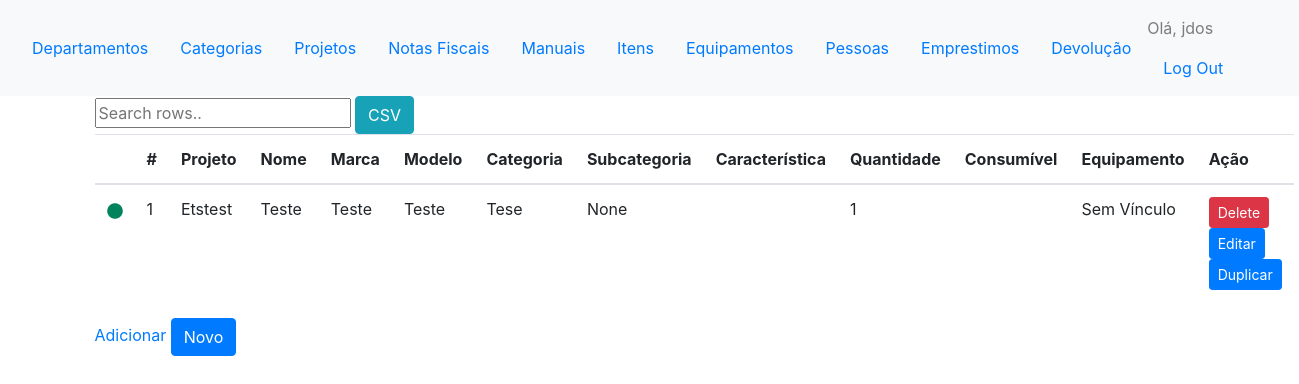
/controle/itens/ (signed in), run on an earlier commit of the app's database.
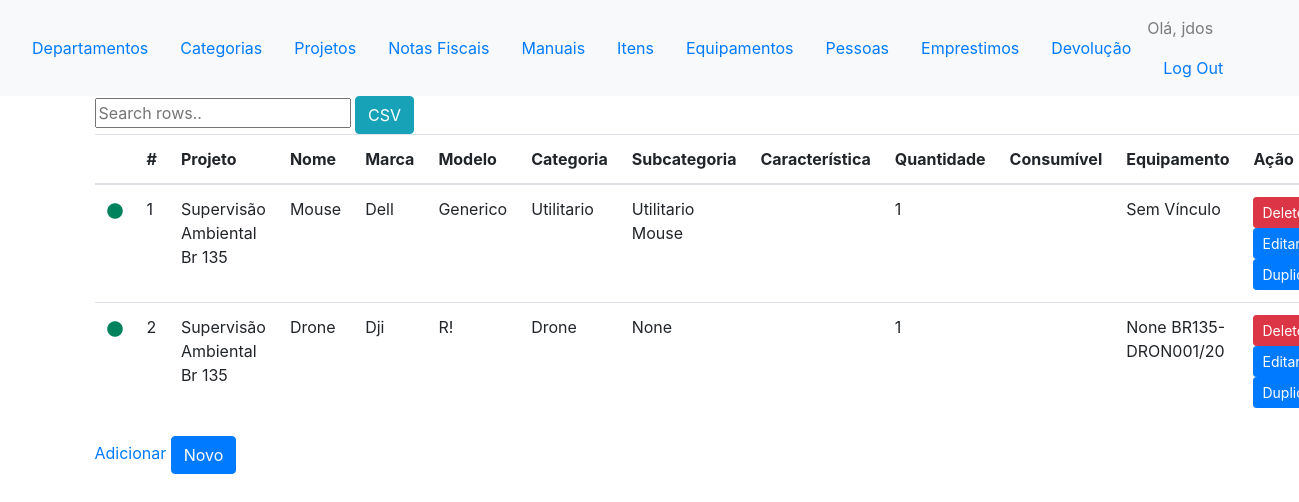
And on a later commit of the database.
### controles/models.py (models this page shows, shortened)
class Item(models.Model):
    id_item = models.AutoField(primary_key=True)
    nome = models.CharField(max_length=50)
    caracteristica = models.TextField(max_length=200, blank=True, null=True)
    marca = models.CharField(max_length=30) #nova identidade
    modelo = models.CharField(max_length=30) #nova identidade
    categoria = models.ForeignKey(Categoria, on_delete=models.PROTECT)
    subcategoria = models.ForeignKey(Subcategoria, on_delete=models.PROTECT, blank=True, null=True)
    projeto = models.ForeignKey('comuns.Projeto', on_delete=models.PROTECT)
    valor = models.DecimalField(max_digits=8, decimal_places=2, blank=True, null = True)
    local = models.CharField(max_length=50, null = True, blank=True) #nova identidade
    id_departamento = models.ForeignKey('comuns.Departamento', on_delete=models.PROTECT, blank=True, null = True)
    id_notafiscal = models.ForeignKey(NotaFiscal, on_delete=models.PROTECT, blank=True, null = True)
    status_disponivel = models.BooleanField(default=True)
    status_manutencao = models.BooleanField(default=False)
    status_emprestado = models.BooleanField(default=False)
    tipo_consumivel = models.BooleanField(default=False)
    quantidade = models.IntegerField(validators=[MinValueValidator(0), MaxValueValidator(999999)], default = 1)
    validade = models.DateField(null= True, blank=True)
    id_equipamento_pertencente = models.ForeignKey('self', null=True, blank=True ,related_name='item', on_delete=models.CASCADE)
    ano = models.PositiveIntegerField(
        default=current_year(), validators=[MinValueValidator(2009), max_value_current_year])
    class Meta:
        verbose_name_plural = 'Itens'

class Categoria(models.Model):
    nome = models.CharField(max_length=40)
    abreviacao = models.CharField(max_length=4)
    def __str__(self):
        return self.nome

class Subcategoria(models.Model):
    nome = models.CharField(max_length=40)
    categoria = models.ForeignKey(Categoria, null=True, blank=True, on_delete=models.CASCADE)
    def __str__(self):
        return self.categoria.nome + " " + self.nome

class Equipamento(models.Model):
    id_item = models.OneToOneField(Item, primary_key = True, on_delete=models.PROTECT)
    patrimonio_itti = models.CharField(max_length=30, unique=True, blank=True, null= True, default='')
    patrimonio_ufpr = models.IntegerField(validators=[MinValueValidator(0), MaxValueValidator(999999)] ,unique=True, null= True, blank=True)
    id_manual = models.ForeignKey(Manual, on_delete=models.SET_NULL, blank=True, null = True)
    def __str__(self):
        return str(self.patrimonio_ufpr) + ' ' + str(self.patrimonio_itti)

### comuns/models.py (models this page shows, shortened)
class Projeto(models.Model):
    nome = models.CharField(max_length=30)
    acronimo = models.CharField(max_length=5)

### controles/views.py (the view)
@login_required
def itens(request):
	itens = Item.objects.all().order_by('id_item')
	equipamentos = {equipamento.id_item.id_item:equipamento for equipamento in Equipamento.objects.all()}
	print(equipamentos)
	context = {'itens': itens,'equipamentos':equipamentos}
	return render(request, 'controles/itens.html', context)

### controles/templatetags/custom_filter.py (called while the page is built)
@register.filter(name = 'status')
def status(value): # Only one argument.
    if value:
    	path = os.path.join(settings.MEDIA_URL,"img/verde.png" )
    	return path
    else:
    	path = os.path.join(settings.MEDIA_URL,"img/preto.png" )
    	return path

@register.filter
def get_item(dictionary, key):
    return dictionary.get(key)

### controles/templates/controles/itens.html (shortened to what this page needs)
{% extends "controles/base.html" %}
{% load custom_filter %}
{% load static %}
{% block content %}
<input type="text" id="myInput" onkeyup="searchTable('example','myInput');" placeholder="Search rows.." title="Type in a name">
<button class="export btn btn-info" onclick="exportTableToCSV($('#example'),'export.csv');">CSV</button>
<table id ="myTable"  class="table" >
  <thead>
    <th>
    </th>
    <th onclick="sortTable(1)">
      #
    </th>
    <th>
      Projeto
    </th>
    <th>
      Nome
    </th>
    <th>
    	Marca
    </th>
    <th onclick="sortTable(5)">
      Modelo
    </th>
    <th>
      Categoria
    </th>
    <th>
      Subcategoria
    </th>
    <th>
      Característica
    </th>
    <th>
      Quantidade
    </th>
    <th>
    	Consumível
    </th>
    <th>
    	Equipamento
    </th>
    <th>
      Ação
    </th>
  </thead>
  <tbody>
  {% for item in itens %}
    <tr scope="row">
      <td><img  src="{{ item.status_disponivel | status }}" class="img_status" alt="status"></td>
      <td>{{ item.id_item }}</td>
      <td>{{ item.projeto.nome | title }}</td>
      <td>{{item.nome | title}}</td>
      <td>{{item.marca | title}}</td>
      <td>{{item.modelo | title}}</td>
      <td>{{item.categoria | title}}</td>
      <td>{{item.subcategoria | title}}</td>
      <td>{{item.caracteristica}}</td>
      <td>{{item.quantidade}}</td>
      <td>{{item.consumivel}}</td>
      <td>{%if item.id_equipamento_pertencente.nome %} {{equipamentos|get_item:item.id_equipamento_pertencente.id_item}} {% else %} Sem Vínculo {% endif %} </td>
      <td>
        <button type="button" class="btn btn-danger btn-sm" onclick="ajaxreturn('{% url 'controles:delete_item' item.id_item %}')" data-toggle="modal" data-target="#ModalItem">Delete</button>
        <button type="button" class="btn btn-primary btn-sm"  onclick="ajaxreturn('{% url 'controles:editar_item_modal' item.id_item %}')" data-toggle="modal" data-target="#ModalItem"> Editar</button>
        <button type="button" class="btn btn-primary btn-sm"  onclick="ajaxreturn('{% url 'controles:duplicar_item_modal' item.id_item %}')" data-toggle="modal" data-target="#ModalItem"> Duplicar</button>
      </td>
    </tr>
    {% empty %}
    	<p>Não tem nenhum item cadastrado ainda.</p>
  {% endfor %}
</tbody>
</table>
<a href="{% url 'controles:novo_item' %}">Adicionar</a>
<button type="button" class="btn btn-primary "  onclick="loadDoc('{% url 'controles:novo_item_modal' %}')" data-toggle="modal" data-target="#ModalItem"> Novo </button></td>
</div>
{% endblock content %}

### controles/templates/controles/base.html (shortened to what this page needs)
{% load bootstrap4 %}
{% load static %}
<!DOCTYPE html>
<html lang="pt-br">
	<head>
		<link rel="stylesheet" type="text/css" href="/media/css/style.css">
		{% bootstrap_css %}
	</head>
	<body>
	<nav class="navbar navbar-expand-lg navbar-light bg-light">
 			<ul class="nav">
				<li class="nav-item">
					<a class="nav-link" href = "{% url 'comuns:departamentos' %}"> Departamentos </a>
				</li>
				<li class="nav-item">
					<a class="nav-link" href = "{% url 'controles:categorias' %}"> Categorias </a>
				</li>
				<li class="nav-item">
					<a class="nav-link" href = "{% url 'comuns:projetos' %}"> Projetos </ao>
				</a>
				<li class="nav-item">
					<a class="nav-link" href = "{% url 'controles:notasfiscais' %}"> Notas Fiscais </a>
				</li>
				<li class="nav-item">
					<a class="nav-link" href = "{% url 'controles:manuais' %}"> Manuais </a>
				</li>
				<li class="nav-item">
					<a class="nav-link" href = "{% url 'controles:itens' %}"> Itens </a>
				</li>
				<li class="nav-item">
					<a class="nav-link" href = "{% url 'controles:equipamentos' %}"> Equipamentos </a>
				</li>
				<li class="nav-item">
					<a class="nav-link" href = "{% url 'comuns:pessoas' %}"> Pessoas </a>
				</li>
				<li class="nav-item">
					<a class="nav-link" href = "{% url 'controles:emprestimos' %}"> Emprestimos </a>
				</li>
				<li class="nav-item">
					<a class="nav-link" href = "{% url 'controles:devolucoes' %}"> Devolução </a>
				</li>
			</ul>
			<ul class="nav justify-content-end">
				<li class="nav-item">
				{% if user.is_authenticated %}
				    <span class="navbar-text">
     				 Olá, {{ user.username }}
    				</span>
					<a class="nav-link" href="{% url 'users:logout' %}">Log Out</a>
				{% else %}
					<a class="nav-link" href="{% url 'users:login' %}">Log In</a>
				{% endif %}
				</li>
			</ul>
	</nav>
		<div class="container">
			<div>
				{% block content %}{% endblock content %}
			</div>
	</body>
</html>

### media/css/style.css (style rules this page uses)
.img_status { width: 16px; }

What changed in the data, as far as the page shows it:
changed Item id 1: projeto.nome "Etstest" → "Supervisão Ambiental Br 135"; nome "Teste" → "Mouse"; marca "Teste" → "Dell"; modelo "Teste" → "Generico"; categoria "Tese" → "Utilitario"; subcategoria "None" → "Utilitario Mouse"
added Item: id_item "2", projeto.nome "Supervisão Ambiental Br 135", nome "Drone", marca "Dji", modelo "R!", categoria "Drone", subcategoria "None", quantidade "1", id_equipamento_pertencente+id_item "None BR135-DRON001/20"
